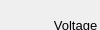
      <widget class="QWidget" name="pageCharLCVR2Prof">
       <property name="geometry">
        <rect>
         <x>0</x>
         <y>0</y>
         <width>100</width>
         <height>30</height>
        </rect>
       </property>
       <attribute name="label">
        <string>Characterization -- LCVR-2 Retardance vs. Voltage Profiling</string>
       </attribute>
       <widget class="QSpinBox" name="spinBoxCharLCVR2Step">
        <property name="geometry">
         <rect>
          <x>170</x>
          <y>40</y>
          <width>70</width>
          <height>30</height>
         </rect>
        </property>
        <property name="font">
         <font>
          <pointsize>10</pointsize>
         </font>
        </property>
        <property name="minimum">
         <number>1</number>
        </property>
        <property name="maximum">
         <number>1000</number>
        </property>
        <property name="value">
         <number>10</number>
        </property>
       </widget>
       <widget class="QLabel" name="labelCharLCVR2Prof3">
        <property name="geometry">
         <rect>
          <x>10</x>
          <y>70</y>
          <width>150</width>
          <height>30</height>
         </rect>
        </property>
        <property name="font">
         <font>
          <pointsize>10</pointsize>
         </font>
        </property>
        <property name="text">
         <string>Voltage Stop (mV)</string>
        </property>
        <property name="alignment">
         <set>Qt::AlignRight|Qt::AlignTrailing|Qt::AlignVCenter</set>
        </property>
        <property name="wordWrap">
         <bool>true</bool>
        </property>
       </widget>
       <widget class="QLabel" name="labelCharLCVR2Prof2">
        <property name="geometry">
         <rect>
          <x>10</x>
          <y>40</y>
          <width>150</width>
          <height>30</height>
         </rect>
        </property>
        <property name="font">
         <font>
          <pointsize>10</pointsize>
         </font>
        </property>
        <property name="text">
         <string>Voltage Step (mV)</string>
        </property>
        <property name="alignment">
         <set>Qt::AlignRight|Qt::AlignTrailing|Qt::AlignVCenter</set>
        </property>
        <property name="wordWrap">
         <bool>true</bool>
        </property>
       </widget>
       <widget class="QLabel" name="labelCharLCVR2Prof1">
        <property name="geometry">
         <rect>
          <x>10</x>
          <y>10</y>
          <width>150</width>
          <height>30</height>
         </rect>
        </property>
        <property name="font">
         <font>
          <pointsize>10</pointsize>
         </font>
        </property>
        <property name="text">
         <string>Voltage Start (mV)</string>
        </property>
        <property name="alignment">
         <set>Qt::AlignRight|Qt::AlignTrailing|Qt::AlignVCenter</set>
        </property>
        <property name="wordWrap">
         <bool>true</bool>
        </property>
       </widget>
       <widget class="QSpinBox" name="spinBoxCharLCVR2Start">
        <property name="geometry">
         <rect>
          <x>170</x>
          <y>10</y>
          <width>70</width>
          <height>30</height>
         </rect>
        </property>
        <property name="font">
         <font>
          <pointsize>10</pointsize>
         </font>
        </property>
        <property name="maximum">
         <number>20000</number>
        </property>
       </widget>
       <widget class="QLabel" name="labelCharLCVR2Prof6">
        <property name="geometry">
         <rect>
          <x>260</x>
          <y>70</y>
          <width>150</width>
          <height>30</height>
         </rect>
        </property>
        <property name="font">
         <font>
          <pointsize>10</pointsize>
         </font>
        </property>
        <property name="text">
         <string>Polarizer Positions</string>
        </property>
        <property name="alignment">
         <set>Qt::AlignRight|Qt::AlignTrailing|Qt::AlignVCenter</set>
        </property>
        <property name="wordWrap">
         <bool>true</bool>
        </property>
       </widget>
       <widget class="QSpinBox" name="spinBoxCharLCVR2Stop">
        <property name="geometry">
         <rect>
          <x>170</x>
          <y>70</y>
          <width>70</width>
          <height>30</height>
         </rect>
        </property>
        <property name="font">
         <font>
          <pointsize>10</pointsize>
         </font>
        </property>
        <property name="maximum">
         <number>20000</number>
        </property>
        <property name="value">
         <number>10000</number>
        </property>
       </widget>
       <widget class="QComboBox" name="comboBoxCharLCVR2PolPos">
        <property name="geometry">
         <rect>
          <x>420</x>
          <y>70</y>
          <width>70</width>
          <height>30</height>
         </rect>
        </property>
        <item>
         <property name="text">
          <string>8</string>
         </property>
        </item>
        <item>
         <property name="text">
          <string>12</string>
         </property>
        </item>
        <item>
         <property name="text">
          <string>16</string>
         </property>
        </item>
        <item>
         <property name="text">
          <string>24</string>
         </property>
        </item>
       </widget>
       <widget class="QSpinBox" name="spinBoxCharLCVR2Bias">
        <property name="geometry">
         <rect>
          <x>420</x>
          <y>40</y>
          <width>70</width>
          <height>30</height>
         </rect>
        </property>
        <property name="font">
         <font>
          <pointsize>10</pointsize>
         </font>
        </property>
        <property name="maximum">
         <number>512</number>
        </property>
        <property name="value">
         <number>20</number>
        </property>
       </widget>
       <widget class="QLabel" name="labelCharLCVR2Prof5">
        <property name="geometry">
         <rect>
          <x>260</x>
          <y>40</y>
          <width>150</width>
          <height>30</height>
         </rect>
        </property>
        <property name="font">
         <font>
          <pointsize>10</pointsize>
         </font>
        </property>
        <property name="text">
         <string>Bias Counts</string>
        </property>
        <property name="alignment">
         <set>Qt::AlignRight|Qt::AlignTrailing|Qt::AlignVCenter</set>
        </property>
        <property name="wordWrap">
         <bool>true</bool>
        </property>
       </widget>
       <widget class="QLabel" name="labelCharLCVR2Prof4">
        <property name="geometry">
         <rect>
          <x>260</x>
          <y>10</y>
          <width>150</width>
          <height>30</height>
         </rect>
        </property>
        <property name="font">
         <font>
          <pointsize>10</pointsize>
         </font>
        </property>
        <property name="text">
         <string>Select Pre-filter</string>
        </property>
        <property name="alignment">
         <set>Qt::AlignRight|Qt::AlignTrailing|Qt::AlignVCenter</set>
        </property>
        <property name="wordWrap">
         <bool>true</bool>
        </property>
       </widget>
       <widget class="QSpinBox" name="spinBoxCharLCVR2PF">
        <property name="geometry">
         <rect>
          <x>420</x>
          <y>10</y>
          <width>70</width>
          <height>30</height>
         </rect>
        </property>
        <property name="font">
         <font>
          <pointsize>10</pointsize>
         </font>
        </property>
        <property name="minimum">
         <number>0</number>
        </property>
        <property name="maximum">
         <number>27</number>
        </property>
        <property name="value">
         <number>1</number>
        </property>
       </widget>
      </widget>
